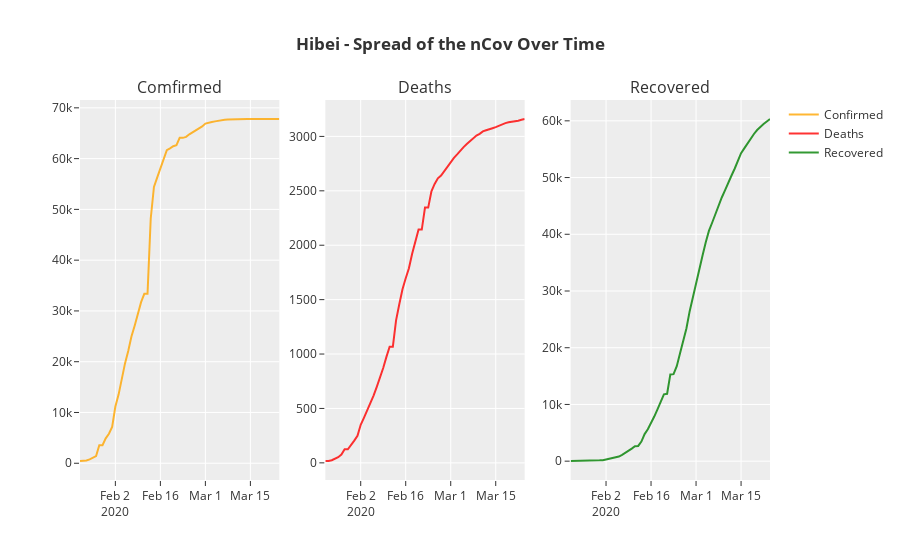

The notebook cell saved with this chart:
### Markdown cell above
## Hubei - Spread Over Time

### Code cell
plot = make_subplots(rows=1, cols=3, subplot_titles=("Comfirmed", "Deaths", "Recovered"))

# to plot the spread over time, we would need the data distribution spread over time starting from 22nd Jan 2020
# so we will extract the sub-set from the original data.
hubei_data_over_time = nCoV_data[nCoV_data['State'] == 'Hubei']

scatterPlotCasesOverTime(hubei_data_over_time, "<b>Hibei</b>")
